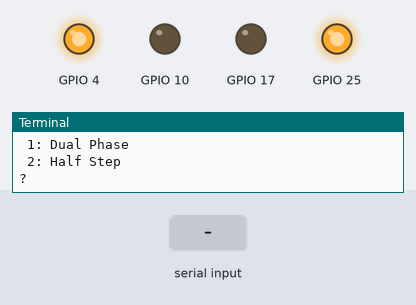
This program was run on a simulated Raspberry Pi (BCM pin numbers). On the bench: output pins drawn as LEDs (lit = HIGH), the last lines printed to the terminal. The test bench sets the inputs (shaded band).

Above: at 1.2 s.
1.3 s: "2" typed at the terminal, then Enter
2.8 s: "1" typed at the terminal, then Enter
4.3 s: "5" typed at the terminal, then Enter
At 4.8 s:
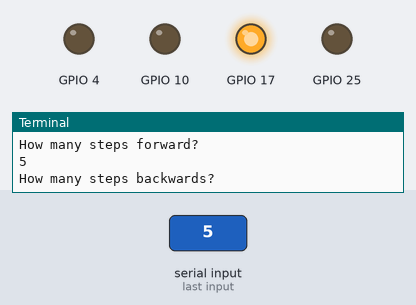
5.8 s: "90" typed at the terminal, then Enter
At 6.2 s:
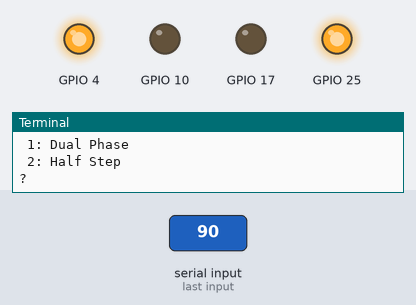
Timing chart, 0 to 8.3 s (numbered marks = the images above; inputs shaded):
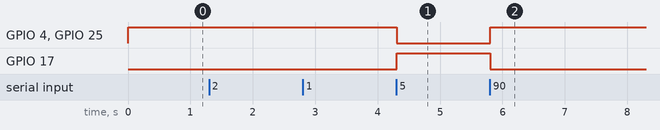

The program:

stepper_example.py
```python
# To create this I stared with
# http://razzpisampler.oreilly.com/ch06.html and
# http://www.nmbtc.com/step-motors/engineering/full-half-and-microstepping/
# with some modifcations to make this easier to understand
import RPi.GPIO as GPIO
import time

GPIO.setmode(GPIO.BCM)

# pin constants
COIL_A_1 = 17  # power coil a
COIL_A_2 = 04  # direction coil a
COIL_B_1 = 10  # power coil b
COIL_B_2 = 25  # direction coil b

#  coil state constants
ON = True # Power
OFF = False # Off = no power
FD = True # Current flows forward
BK = False # Current flows backward

GPIO.setup(COIL_A_1, GPIO.OUT)
GPIO.setup(COIL_A_2, GPIO.OUT)
GPIO.setup(COIL_B_1, GPIO.OUT)
GPIO.setup(COIL_B_2, GPIO.OUT)

init_seq = [ OFF, FD, OFF, FD ]

# Single phase this mode requires the least amount
# of power from the driver.
single_phase_seq = [
   [OFF, BK,  ON, FD],
   [ ON, BK, OFF, BK],
   [OFF, FD,  ON, BK],
   [ ON, FD, OFF, FD],
]

# Dual phase excitation provides about 30% to 40%
# more torque than single phase excitation.
dual_phase_seq = [
   [ON, BK, ON, FD],
   [ON, BK, ON, BK],
   [ON, FD, ON, BK],
   [ON, FD, ON, FD],
]

# Half stepping produces roughly 15% less
# torque than dual phase full stepping
# and twice the resolution
half_step_seq = [
   [ ON, FD,  ON, FD],
   [OFF, FD,  ON, FD],
   [ ON, BK,  ON, FD],
   [ ON, BK, OFF, FD],
   [ ON, BK,  ON, BK],
   [OFF, BK,  ON, BK],
   [ ON, FD,  ON, BK],
   [ ON, FD, OFF, BK],
]

def step(sequence, forward, delay, steps):
   global curPos
   seqLen = len(sequence);
   for i in range(steps):
      if forward:
         curPos = curPos + 1
      else:
         curPos = curPos - 1
      if curPos < 0: curPos = seqLen - 1
      if curPos == seqLen: curPos = 0
      set_coils(sequence[curPos])
      time.sleep(delay)

def set_coils(step):
   GPIO.output(COIL_A_1, step[0])
   GPIO.output(COIL_A_2, step[1])
   GPIO.output(COIL_B_1, step[2])
   GPIO.output(COIL_B_2, step[3])

try:
  while True:
    set_coils(init_seq)
    curPos = 0
    seq_type = raw_input("Choose type\n 0: Single Phase\n 1: Dual Phase \n 2: Half Step \n?")
    if seq_type == 2: sequence = half_step_seq
    if seq_type == 1: sequence = dual_phase_seq
    else: sequence = single_phase_seq
    delay = raw_input("Delay between steps (milliseconds)?")
    steps_forward = raw_input("How many steps forward? ")
    step(sequence, True, int(delay) / 1000.0, int(steps_forward))
    steps_step_backward = raw_input("How many steps backwards? ")
    step(sequence, False, int(delay) / 1000.0, int(steps_forward))
except KeyboardInterrupt:
   GPIO.cleanup()
   print "Cleanup GPIO"
except:
   GPIO.cleanup()
   raise
```

Measured:
- after the input at 4.3 s, GPIO 4, GPIO 25: HIGH → LOW at once; GPIO 17: LOW → HIGH at once
- after the input at 5.8 s, GPIO 4, GPIO 25: LOW → HIGH at once; GPIO 17: HIGH → LOW at once
